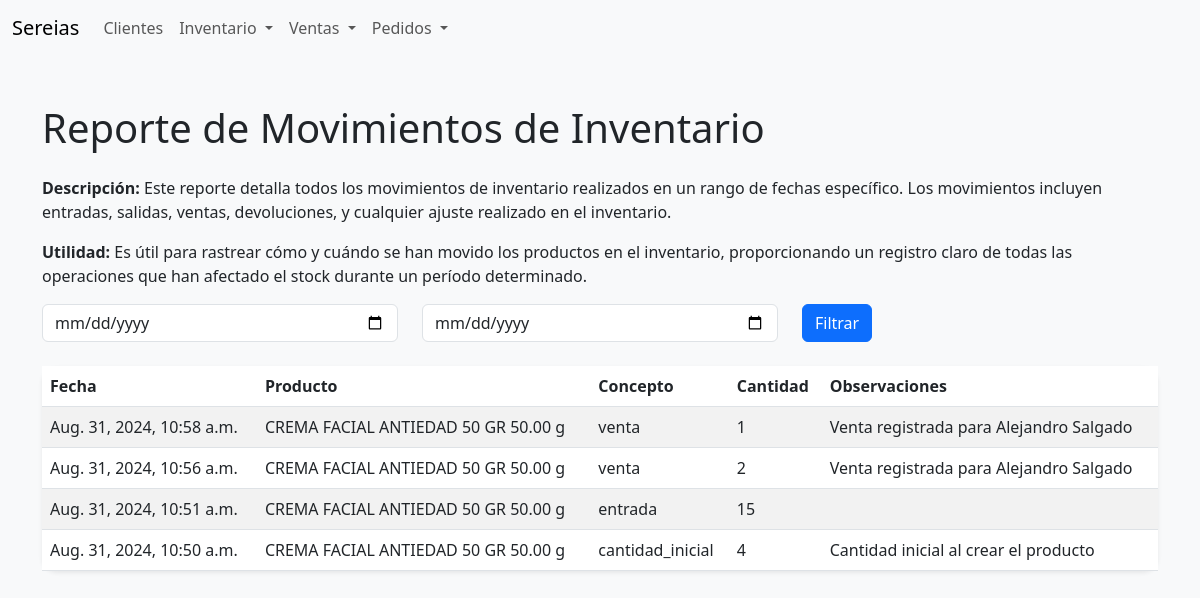
Before: /inventario/reporte/movimientos/ with the older database file.
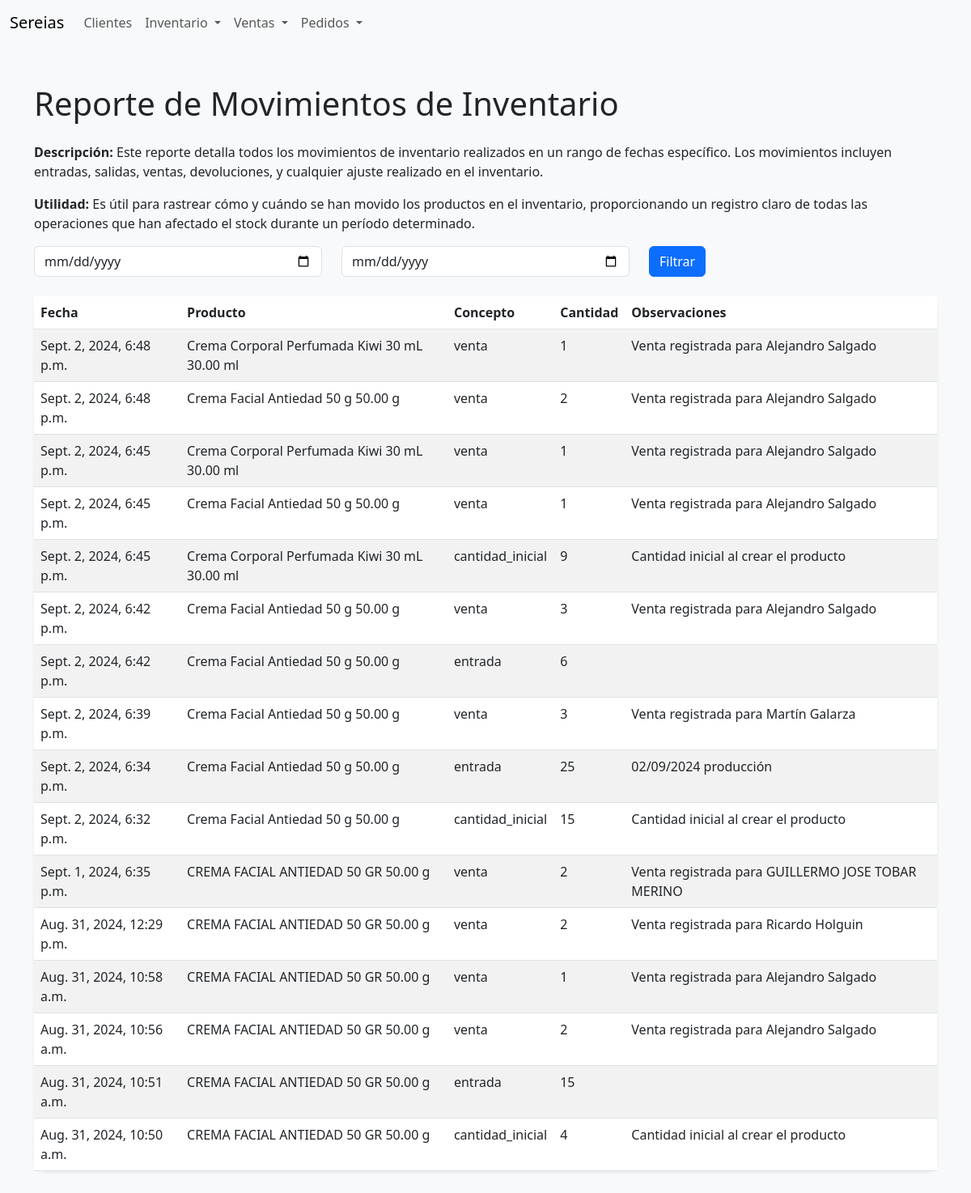
After: the same page with the newer database file.
### inventory/models.py (models this page shows, shortened)
class MovimientoInventario(models.Model):
    CONCEPTOS = [
        ('entrada', 'Entrada'),
        ('salida', 'Salida'),
        ('cantidad_inicial', 'Cantidad Inicial'),
        ('venta', 'Venta'),
        ('devolución', 'Devolución'),
        ('ajuste', 'Ajuste'),
        ('otro', 'Otro'),
    ]
    producto = models.ForeignKey(Producto, on_delete=models.CASCADE)
    concepto = models.CharField(max_length=20, choices=CONCEPTOS)
    cantidad = models.PositiveIntegerField()
    fecha = models.DateTimeField(auto_now_add=True)
    observaciones = models.TextField(null=True, blank=True)

class Producto(models.Model):
    UNIDADES = [
        ('g', 'Gramos'),
        ('ml', 'Mililitros'),
        ('unidad', 'Unidades'),
    ]
    CATEGORIAS = [
        ('Jabón Líquido', 'Jabón Líquido'),
        ('Jabón Sólido', 'Jabón Sólido'),
        ('Exfoliante', 'Exfoliante'),
        ('Body Lotion', 'Body Lotion'),
        ('Chapstick', 'Chapstick'),
        ('Crema Facial', 'Crema Facial'),
        ('Manteca Corporal', 'Manteca Corporal'),
        ('Toallas', 'Toallas'),
        ('Especiarías', 'Especiarías'),
        ('Suculentas', 'Suculentas'),
        ('Velas', 'Velas'),
        ('Hinode-Otros', 'Hinode-Otros'),
    ]
    codigo = models.CharField(max_length=20, unique=True)
    categoria = models.CharField(max_length=50, choices=CATEGORIAS)
    nombre = models.CharField(max_length=100)
    presentacion = models.DecimalField(max_digits=10, decimal_places=2)
    unidad = models.CharField(max_length=10, choices=UNIDADES)
    cantidad = models.PositiveIntegerField()
    costo_unitario = models.DecimalField(max_digits=10, decimal_places=2)
    total_costo = models.DecimalField(max_digits=10, decimal_places=2, editable=False)
    precio_unitario = models.DecimalField(max_digits=10, decimal_places=2)
    total_precio = models.DecimalField(max_digits=10, decimal_places=2, editable=False)
    utilidad_operativa = models.DecimalField(max_digits=10, decimal_places=2, editable=False)
    utilidad_unitaria = models.DecimalField(max_digits=10, decimal_places=2, editable=False)
    rentabilidad = models.DecimalField(max_digits=5, decimal_places=2, editable=False)

### inventory/views.py (the view)
# urls.py: path('reporte/movimientos/', views.reporte_movimientos, name='reporte_movimientos'),
def reporte_movimientos(request):
    fecha_inicio = request.GET.get('fecha_inicio')
    fecha_fin = request.GET.get('fecha_fin')
    if fecha_inicio and fecha_fin:
        movimientos = MovimientoInventario.objects.filter(
            fecha__range=[fecha_inicio, fecha_fin]
        ).select_related('producto').order_by('-fecha')
    else:
        movimientos = MovimientoInventario.objects.select_related('producto').order_by('-fecha')
    return render(request, 'inventory/reporte_movimientos.html', {'movimientos': movimientos})

### inventory/templates/inventory/reporte_movimientos.html (shortened to what this page needs)
{% extends 'inventory/base.html' %}
{% block content %}
<h1 class="mb-4">Reporte de Movimientos de Inventario</h1>
<p><strong>Descripción:</strong> Este reporte detalla todos los movimientos de inventario realizados en un rango de fechas específico. Los movimientos incluyen entradas, salidas, ventas, devoluciones, y cualquier ajuste realizado en el inventario.</p>
<p><strong>Utilidad:</strong> Es útil para rastrear cómo y cuándo se han movido los productos en el inventario, proporcionando un registro claro de todas las operaciones que han afectado el stock durante un período determinado.</p>
<form method="get" class="mb-4">
    <div class="row">
        <div class="col">
            <input type="date" class="form-control" name="fecha_inicio" placeholder="Fecha Inicio" value="{{ request.GET.fecha_inicio }}">
        </div>
        <div class="col">
            <input type="date" class="form-control" name="fecha_fin" placeholder="Fecha Fin" value="{{ request.GET.fecha_fin }}">
        </div>
        <div class="col">
            <button type="submit" class="btn btn-primary">Filtrar</button>
        </div>
    </div>
</form>
<table class="table table-striped shadow-sm rounded-border">
    <thead>
        <tr>
            <th>Fecha</th>
            <th>Producto</th>
            <th>Concepto</th>
            <th>Cantidad</th>
            <th>Observaciones</th>
        </tr>
    </thead>
    <tbody>
        {% for movimiento in movimientos %}
        <tr>
            <td>{{ movimiento.fecha }}</td>
            <td>{{ movimiento.producto.nombre }} {{movimiento.producto.presentacion}} {{movimiento.producto.unidad}}</td>
            <td>{{ movimiento.concepto }}</td>
            <td>{{ movimiento.cantidad }}</td>
            <td>{{ movimiento.observaciones }}</td>
        </tr>
        {% empty %}
        <tr>
            <td colspan="5" class="text-center">No hay movimientos registrados en este periodo.</td>
        </tr>
        {% endfor %}
    </tbody>
</table>
{% endblock %}

Changed rows visible on the page:
added MovimientoInventario: fecha "Sept. 2, 2024, 6:48 p.m.", producto.nombre "Crema Corporal Perfumada Kiwi 30 mL", producto.presentacion "30.00", producto.unidad "ml", concepto "venta", cantidad "1", observaciones "Venta registrada para Alejandro Salgado"
added MovimientoInventario: fecha "Sept. 2, 2024, 6:48 p.m.", producto.nombre "Crema Facial Antiedad 50 g", producto.presentacion "50.00", producto.unidad "g", concepto "venta", cantidad "2", observaciones "Venta registrada para Alejandro Salgado"
added MovimientoInventario: fecha "Sept. 2, 2024, 6:45 p.m.", producto.nombre "Crema Corporal Perfumada Kiwi 30 mL", producto.presentacion "30.00", producto.unidad "ml", concepto "venta", cantidad "1", observaciones "Venta registrada para Alejandro Salgado"
added MovimientoInventario: fecha "Sept. 2, 2024, 6:45 p.m.", producto.nombre "Crema Facial Antiedad 50 g", producto.presentacion "50.00", producto.unidad "g", concepto "venta", cantidad "1", observaciones "Venta registrada para Alejandro Salgado"
added MovimientoInventario: fecha "Sept. 2, 2024, 6:45 p.m.", producto.nombre "Crema Corporal Perfumada Kiwi 30 mL", producto.presentacion "30.00", producto.unidad "ml", concepto "cantidad_inicial", cantidad "9", observaciones "Cantidad inicial al crear el producto"
added MovimientoInventario: fecha "Sept. 2, 2024, 6:42 p.m.", producto.nombre "Crema Facial Antiedad 50 g", producto.presentacion "50.00", producto.unidad "g", concepto "venta", cantidad "3", observaciones "Venta registrada para Alejandro Salgado"
added MovimientoInventario: fecha "Sept. 2, 2024, 6:42 p.m.", producto.nombre "Crema Facial Antiedad 50 g", producto.presentacion "50.00", producto.unidad "g", concepto "entrada", cantidad "6"
added MovimientoInventario: fecha "Sept. 2, 2024, 6:39 p.m.", producto.nombre "Crema Facial Antiedad 50 g", producto.presentacion "50.00", producto.unidad "g", concepto "venta", cantidad "3", observaciones "Venta registrada para Martín Galarza"
added MovimientoInventario: fecha "Sept. 2, 2024, 6:34 p.m.", producto.nombre "Crema Facial Antiedad 50 g", producto.presentacion "50.00", producto.unidad "g", concepto "entrada", cantidad "25", observaciones "02/09/2024 producción"
added MovimientoInventario: fecha "Sept. 2, 2024, 6:32 p.m.", producto.nombre "Crema Facial Antiedad 50 g", producto.presentacion "50.00", producto.unidad "g", concepto "cantidad_inicial", cantidad "15", observaciones "Cantidad inicial al crear el producto"
added MovimientoInventario: fecha "Sept. 1, 2024, 6:35 p.m.", producto.nombre "CREMA FACIAL ANTIEDAD 50 GR", producto.presentacion "50.00", producto.unidad "g", concepto "venta", cantidad "2", observaciones "Venta registrada para GUILLERMO JOSE TOBAR MERINO"
added MovimientoInventario: fecha "Aug. 31, 2024, 12:29 p.m.", producto.nombre "CREMA FACIAL ANTIEDAD 50 GR", producto.presentacion "50.00", producto.unidad "g", concepto "venta", cantidad "2", observaciones "Venta registrada para Ricardo Holguin"
